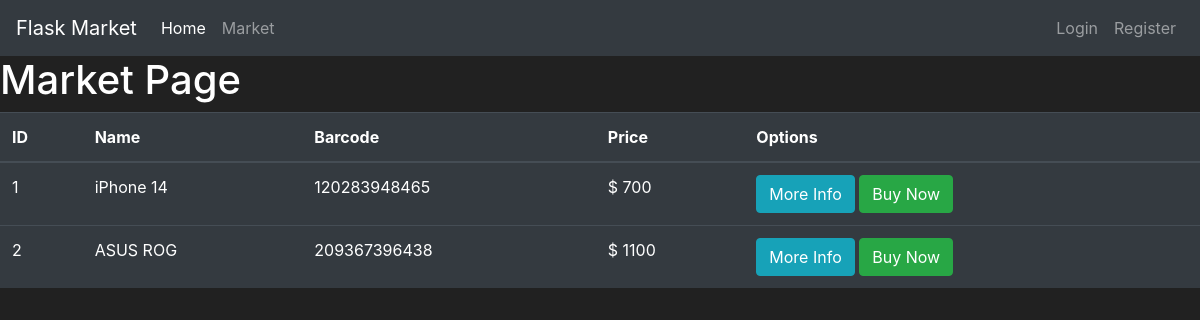
/market, run on an earlier commit of the app's database.
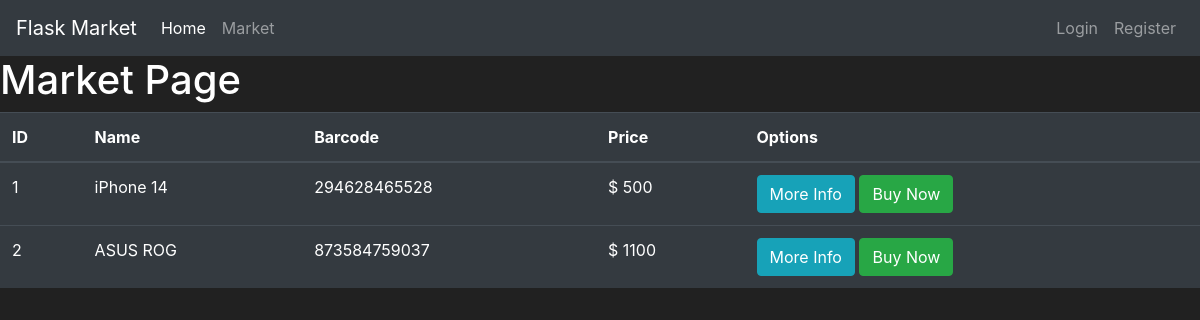
And on a later commit of the database.
### market/model.py (models this page shows, shortened)
class Item(db.Model):
    id = db.Column(db.Integer(), primary_key=True)
    name = db.Column(db.String(length=30), nullable=False, unique=True)
    price = db.Column(db.Integer(), nullable=False)
    barcode = db.Column(db.String(length=12), nullable=False, unique=True)
    description = db.Column(db.String(length=1024))

### market/routes.py (the view)
@app.route("/market")
def market_page():
    items = Item.query.all()
    return render_template('market.html', items=items)

### market/templates/market.html (shortened to what this page needs)
{% extends 'base.html' %}
{% block content %}
    <h1>Market Page</h1>
    <table class="table table-hover table-dark">
        <thead>
            <tr>
                <th scope="col">ID</th>
                <th scope="col">Name</th>
                <th scope="col">Barcode</th>
                <th scope="col">Price</th>
                <th scope="col">Options</th>
            </tr>
        </thead>
        <tbody>
            {% for item in items %}
                <tr>
                    <td>{{ item["id"] }}</td>
                    <td>{{ item["name"] }}</td>
                    <td>{{ item["barcode"] }}</td>
                    <td>$ {{ item["price"] }}</td>
                    <td>
                        <button class="btn btn-outline btn-info">More Info</button>
                        <button class="btn btn-outline btn-success">Buy Now</button>
                    </td>
                </tr>
            {% endfor %}
        </tbody>
    </table>
{% endblock %}

### market/templates/base.html (shortened to what this page needs)
<!doctype html>
<html lang="en">
   <head>
      <link rel="stylesheet" href="https://cdn.jsdelivr.net/npm/bootstrap@4.5.3/dist/css/bootstrap.min.css">
   </head>
   <body>
    <nav class="navbar navbar-expand-md navbar-dark bg-dark">
      <a class="navbar-brand" href="{{ url_for('home_page') }}">Flask Market</a>
      <div class="collapse navbar-collapse" id="navbarNav">
        <ul class="navbar-nav mr-auto">
            <li class="nav-item active">
                <a class="nav-link" href="{{ url_for('home_page') }}">Home <span class="sr-only">(current)</span></a>
            </li>
            <li class="nav-item">
                <a class="nav-link" href="{{ url_for('market_page') }}">Market</a>
            </li>
        </ul>
        <ul class="navbar-nav">
            <li class="nav-item">
                <a class="nav-link" href="#">Login</a>
            </li>
            <li class="nav-item">
                <a class="nav-link" href="#">Register</a>
            </li>
        </ul>
      </div>
    </nav>
      {% block content %}
      {% endblock %}
   </body>
</html>

### market/templates/base.html (style rules this page uses)
body { background-color: #212121; color: white }

What changed in the data, as far as the page shows it:
changed Item "iPhone 14": barcode "120283948465" → "294628465528"; price "700" → "500"
changed Item "ASUS ROG": barcode "209367396438" → "873584759037"
